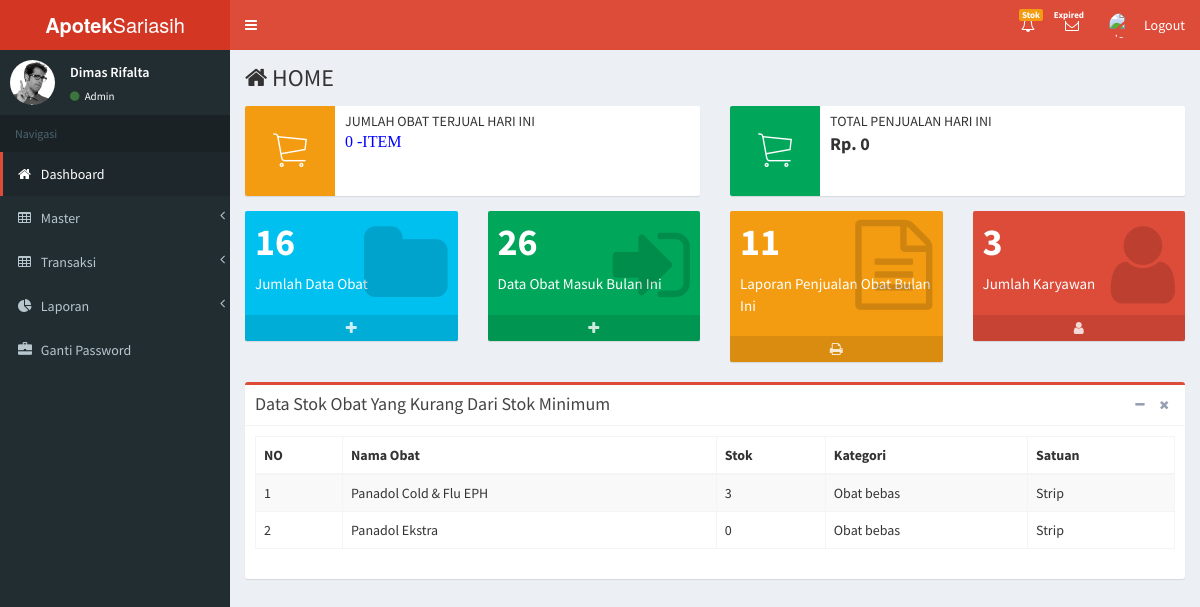
The app's page /index.php?page=dashboard (signed in) with its own data.
### tables this page shows
CREATE TABLE `obat` (
  `kd_obat` varchar(50) NOT NULL,
  `nm_obat` varchar(50) NOT NULL,
  `stok` int(11) NOT NULL,
  `kategori` varchar(50) NOT NULL,
  `satuan` varchar(50) NOT NULL,
  `harga_beli` int(11) NOT NULL,
  `harga_jual` int(11) NOT NULL
);

### admin/karyawan/dashboard.php (the view, shortened to what this page needs)
<?php include 'theme/header.php';?>
<aside class="main-sidebar">
  <section class="sidebar">
    <div class="user-panel">
      <div class="pull-left image">
        <img src="dist/img/user2-160x160.jpg" class="img-circle" alt="User Image">
      </div>
      <div class="pull-left info">
        <p><?php echo $_SESSION['username']; ?></p>
        <a href="#"><i class="fa fa-circle text-success"></i>
          <?php
if ($_SESSION['level'] == 'Apoteker') {
	echo "Apoteker";
} elseif ($_SESSION['level'] == 'Admin') {
	echo "Admin";
} elseif ($_SESSION['level'] == 'Karyawan') {
	echo "Kasir";
}
?></a>
        </div>
      </div>
      <ul class="sidebar-menu" data-widget="tree">
        <li class="header">Navigasi</li>
        <li class="active"><a href="<?php $_SERVER[SCRIPT_NAME];?>?page=dashboard">
         <i class="fa fa-home"></i> <span>Dashboard</span>
       </a></li>
       <li class="treeview ">
        <a href="#">
          <i class="fa fa-table"></i> <span>Master </span>
          <span class="pull-right-container">
            <i class="fa fa-angle-left pull-right"></i>
          </span>
        </a>
</li>
<li class="treeview ">
  <a href="#">
    <i class="fa fa-table"></i> <span>Transaksi</span>
    <span class="pull-right-container">
      <i class="fa fa-angle-left pull-right"></i>
    </span>
  </a>
</li>
<li class="treeview ">
  <a href="#">
    <i class="fa fa-pie-chart"></i>
    <span>Laporan</span>
    <span class="pull-right-container">
      <i class="fa fa-angle-left pull-right"></i>
    </span>
  </a>
</li>
<li class="">
  <a href="<?php $_SERVER[SCRIPT_NAME];?>?page=pass">
   <i class="glyphicon glyphicon-briefcase"></i> <span>Ganti Password</span>
 </a>
</li>
</ul>
</section>
</aside>
<div class="content-wrapper">
  <section class="content-header">
    <h1>
     <i class="fa fa-home icon-title"></i> HOME
   </section>
   <section class="content">
    <div class="row">
      <div class="col-md-6 col-sm-6 col-xs-12">
        <div class="info-box">
          <span class="info-box-icon bg-yellow"><i class="ion ion-ios-cart-outline"></i></span>
          <div class="info-box-content">
            <span class="info-box-text" >Jumlah Obat terjual hari ini</span>
            <span class="info-box-text" style="
            font-size: 16px;
            color: blue;
            font-family: cursive;
            ">
            <?php $d1 = mysqli_query($config, "SELECT sum(total_penjualan) as total_penjualan,
              sum(harga_penjualan) as harga, sum(itemterjual) as itemterjual FROM penjualan r
              join obat p on (r.kd_obat=p.kd_obat)
              where
              tglpenjualan=CURDATE()  ");
$h1 = mysqli_fetch_array($d1);
$total1 = number_format($h1['itemterjual'], 0, ",", ".");
echo " $total1 -Item";?>  </span>
          </div>
        </div>
      </div>
      <div class="col-md-6 col-sm-6 col-xs-12">
        <div class="info-box border">
          <span class="info-box-icon bg-green"><i class="ion ion-ios-cart-outline"></i></span>
          <div class="info-box-content">
            <span class="info-box-text" >Total Penjualan Hari Ini</span>
            <span class="info-box-number"> <?php $d1 = mysqli_query($config, "SELECT sum(total_penjualan) as total_penjualan,
              sum(harga_penjualan) as harga, sum(itemterjual) as itemterjual FROM penjualan r
              join obat p on (r.kd_obat=p.kd_obat)
              where
              tglpenjualan=CURDATE()  ");
$h1 = mysqli_fetch_array($d1);
$total1 = number_format($h1['total_penjualan'], 0, ",", ".");
echo "Rp. $total1";?>  </span>
          </div>
        </div>
      </div>
    </div>
    <div class="row">
      <div class="col-lg-3 col-xs-6">
        <div style="background-color:#00c0ef;color:#fff" class="small-box">
          <div class="inner">
            <?php
$query = mysqli_query($config, "SELECT COUNT(kd_obat) as jumlah FROM obat")
or die('Ada kesalahan pada query tampil Data Obat: ' . mysqli_error($config));
$data = mysqli_fetch_assoc($query);
?>
            <h3><?php echo $data['jumlah']; ?></h3>
            <p>Jumlah Data Obat</p>
          </div>
          <div class="icon">
            <i class="fa fa-folder"></i>
          </div>
          <a href="<?php $_SERVER[SCRIPT_NAME];?>?page=obat" class="small-box-footer" title="Tambah Data" data-toggle="tooltip"><i class="fa fa-plus"></i></a>
        </div>
      </div>
      <div class="col-lg-3 col-xs-6">
        <div style="background-color:#00a65a;color:#fff" class="small-box">
          <div class="inner">
            <?php
$query = mysqli_query($config, "SELECT  COUNT(kd_beli) as jumlah FROM pembelian WHERE month(tglpembelian)='" . date('m') . "'   ")
or die('Ada kesalahan pada query tampil Data obat Masuk: ' . mysqli_error($config));
$data = mysqli_fetch_assoc($query);
?>
            <h3><?php echo $data['jumlah']; ?></h3>
            <p>Data Obat Masuk Bulan Ini</p>
          </div>
          <div class="icon">
            <i class="fa fa-sign-in"></i>
          </div>
          <a href="<?php $_SERVER[SCRIPT_NAME];?>?page=obat_masuk" class="small-box-footer" title="Tambah Data" data-toggle="tooltip"><i class="fa fa-plus"></i></a>
        </div>
      </div>
      <div class="col-lg-3 col-xs-6">
        <div style="background-color:#f39c12;color:#fff" class="small-box">
          <div class="inner">
            <?php
$query = mysqli_query($config, "SELECT COUNT(nopenjualan) as jumlah FROM penjualan WHERE month(tglpenjualan)='" . date('m') . "' ")
or die('Ada kesalahan pada query tampil Data Obat: ' . mysqli_error($config));
$data = mysqli_fetch_assoc($query);
?>
            <h3><?php echo $data['jumlah']; ?></h3>
            <p>Laporan Penjualan Obat Bulan Ini</p>
          </div>
          <div class="icon">
            <i class="fa fa-file-text-o"></i>
          </div>
          <a href="<?php $_SERVER[SCRIPT_NAME];?>?page=penjualan&act=view" class="small-box-footer" title="Cetak Laporan" data-toggle="tooltip"><i class="fa fa-print"></i></a>
        </div>
      </div>
      <div class="col-lg-3 col-xs-6">
        <div style="background-color:#dd4b39;color:#fff" class="small-box">
          <div class="inner">
            <?php
$query = mysqli_query($config, "SELECT COUNT(id_karyawan) as jumlah FROM account where level !=1 ")
or die('Ada kesalahan pada query tampil Data obat Masuk: ' . mysqli_error($config));
$data = mysqli_fetch_assoc($query);
?>
            <h3><?php echo $data['jumlah']; ?></h3>
            <p>Jumlah Karyawan</p>
          </div>
          <div class="icon">
            <i class="fa fa-user"></i>
          </div>
          <a href="<?php $_SERVER[SCRIPT_NAME];?>?page=anggota" class="small-box-footer" title="Tambah data" data-toggle="tooltip"><i class="fa fa-user"></i></a>
        </div>
      </div>
    </div>
    <div class="box box-danger">
      <div class="box-header with-border">
        <h3 class="box-title">Data Stok Obat Yang Kurang Dari Stok Minimum </h3>
        <div class="box-tools pull-right">
          <button type="button" class="btn btn-box-tool" data-widget="collapse"><i class="fa fa-minus"></i>
          </button>
          <button type="button" class="btn btn-box-tool" data-widget="remove"><i class="fa fa-times"></i></button>
        </div>
      </div>
      <div class="box-body">
        <div class="table-responsive">
         <table id="example1" class="table table-bordered table-striped table-hover">
          <thead>
            <tr>
              <th>NO</th>
              <th>Nama Obat</th>
              <th>Stok</th>
              <th>Kategori</th>
              <th>Satuan</th>
            </tr>
          </thead>
          <tbody>
            <?php
$sql = "SELECT  * FROM obat WHERE stok <=3";
$no = 1;
if (!$result = mysqli_query($config, $sql)) {
	die('Error:' . mysqli_error($config));
} else {
	if (mysqli_num_rows($result) > 0) {
		while ($row = mysqli_fetch_assoc($result)) {
			?>
                  <tr>
                    <td><?php echo $no; ?></td>
                    <td><?php echo $row['nm_obat']; ?></td>
                    <td><?php echo $row['stok']; ?></td>
                    <td><?php echo $row['kategori']; ?></td>
                    <td><?php echo $row['satuan']; ?></td>
                  </tr>
                  <?php
$no++;
		}
	} else {
		echo '';
	}
}?>
        </tbody>
      </table>
    </div>
  </div>
</div>
</section>
</div>
</div>
<?php include 'theme/footer.php';?>

### records on screen
obat: nm_obat "Panadol Cold & Flu EPH", stok "3", kategori "Obat bebas", satuan "Strip"
obat: nm_obat "Panadol Ekstra", stok "0", kategori "Obat bebas", satuan "Strip"

### other values on screen
$_SESSION['username'] "Dimas Rifalta"
$total1 "0"
$data['jumlah'] "16"
$data['jumlah'] "26"
$data['jumlah'] "11"
$data['jumlah'] "3"
